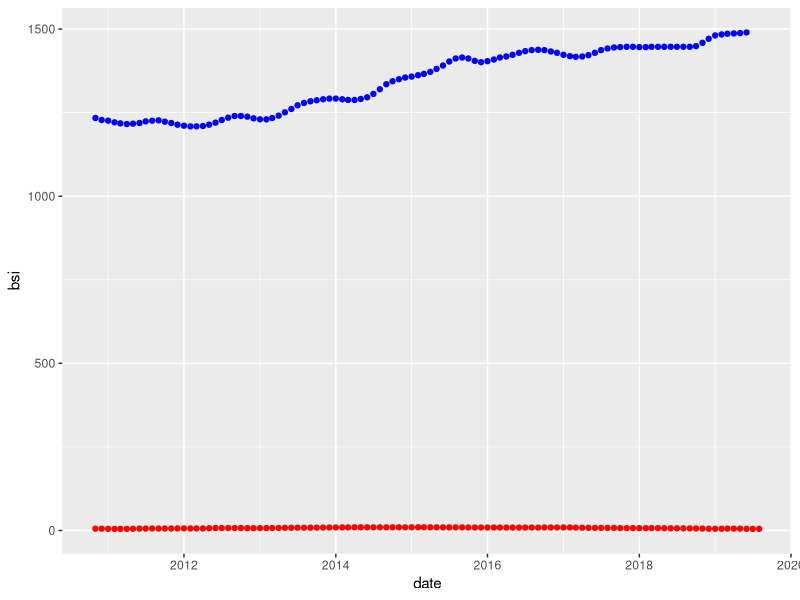
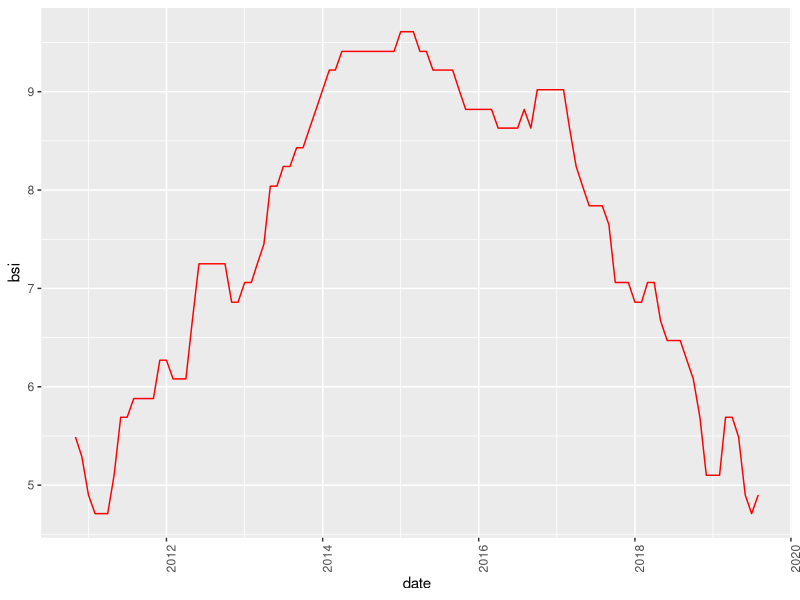
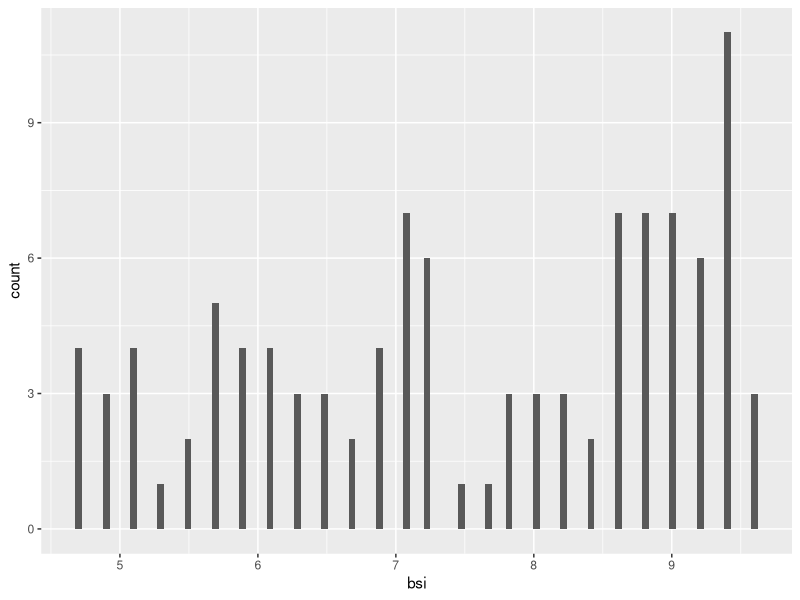
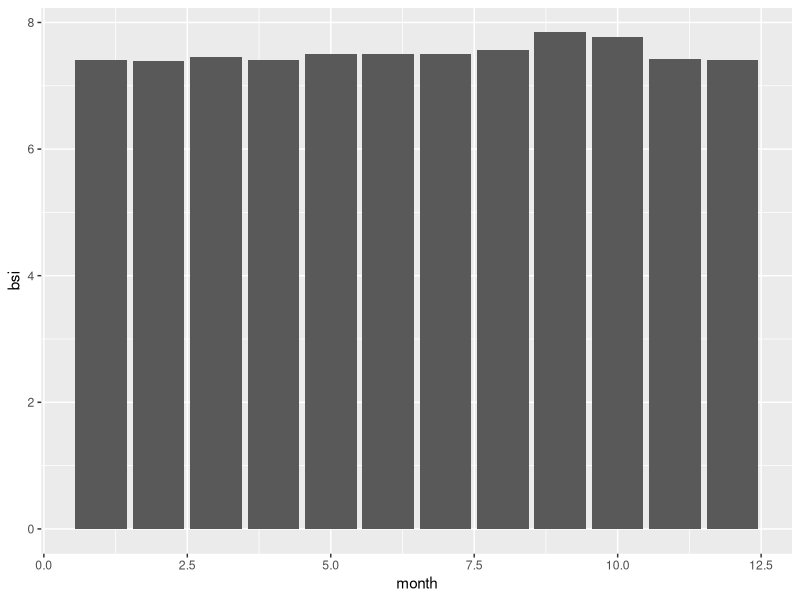
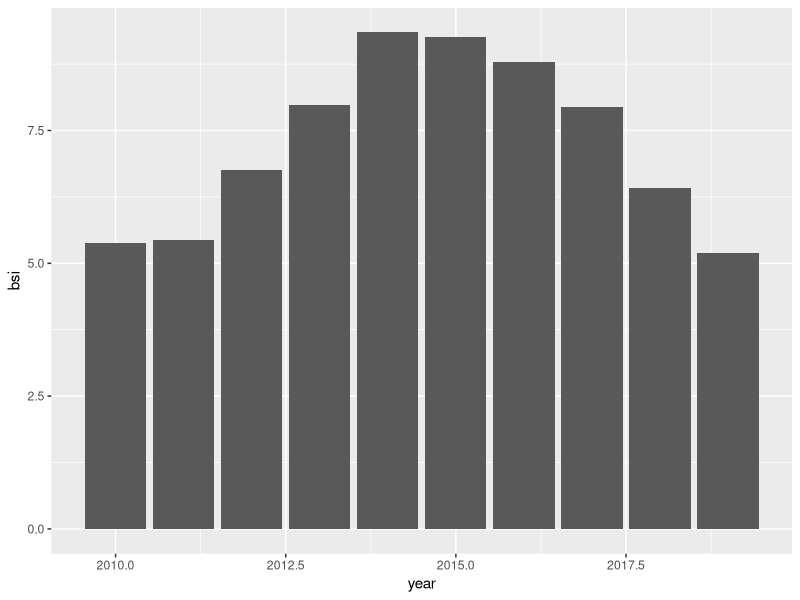
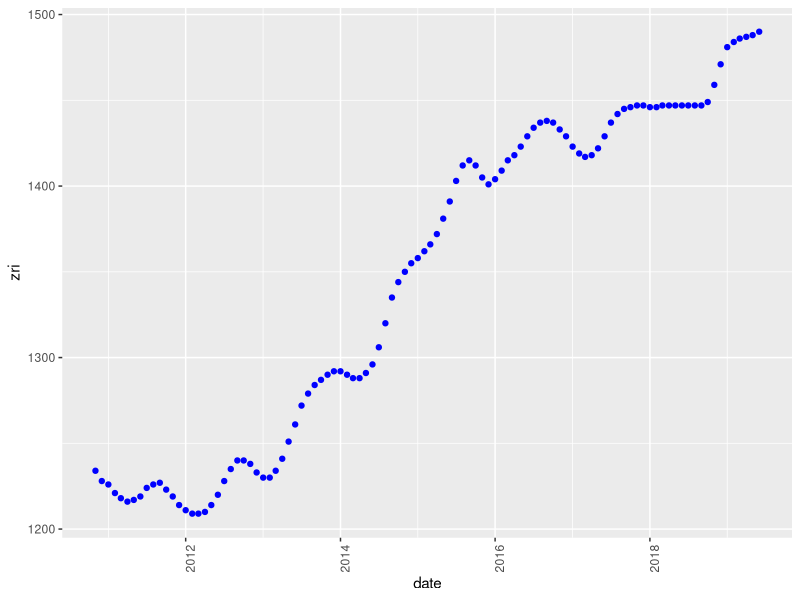

The R script that drew these images, in order:
## ---- chunk 1
knitr::opts_chunk$set(echo = TRUE)
library(tidyverse)
## ---- chunk 2
base_zri <- readxl::read_excel(here::here("data", "prepped", "zri_sfr_state.xlsx"))
## ---- chunk 3
summary(base_zri)
tail(base_zri)
## ---- chunk 4
texas_zri <- base_zri %>%  
  subset(RegionName == "texas")
tail(texas_zri)
## ---- chunk 5
zri_plot <- ggplot(texas_zri, aes(date, zri)) +
  geom_point(color = "blue")
## ---- chunk 6
bsi <- readxl::read_excel(here::here("data", "prepped", "bsi_geo_state.xlsx"))
texas_bsi <- bsi %>%  
  subset(RegionName == "texas")
tail(texas_bsi)
## ---- chunk 7
ggplot() +
  geom_point(data = texas_bsi, aes(date, bsi),
             color = "red") +
  geom_point(data = texas_zri, aes(date, zri),
             color = "blue")
## ---- chunk 8
ggplot() +
  geom_line(data = texas_bsi, aes(date, bsi),
             color = "red") +
  theme(axis.text.x = element_text(angle = 90, 
                                   hjust = 1, 
                                   vjust = 1))
## ---- chunk 9
ggplot(texas_bsi, aes(bsi)) +
  geom_histogram(bins = 100)
## ---- chunk 10
ggplot(texas_bsi, aes(month, bsi)) +
  geom_bar(stat = "summary", fun.y = "mean")
## ---- chunk 11
ggplot(texas_bsi, aes(year, bsi)) +
  geom_bar(stat = "summary", fun.y = "mean")
## ---- chunk 12
ggplot() +
    geom_point(data = texas_zri, aes(date, zri),
             color = "blue") +
  theme(axis.text.x = element_text(angle = 90, 
                                   hjust = 1, 
                                   vjust = 1))
